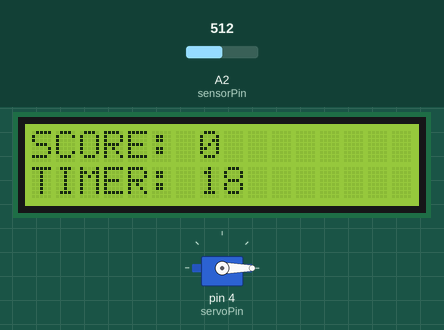
A sketch run on a simulated Arduino Uno, built with avr-gcc and run on an emulated ATmega328P. On the bench: 16×2 character LCD, servo. The test bench sets the inputs (shaded band); at power-on: A2 (sensorPin) = 512. What the sketch prints to the serial monitor is not drawn.

Above: at 4.3 s.
4.4 s: A2 (sensorPin) set to 888
6.6 s: A2 (sensorPin) set to 917
At 22.7 s:
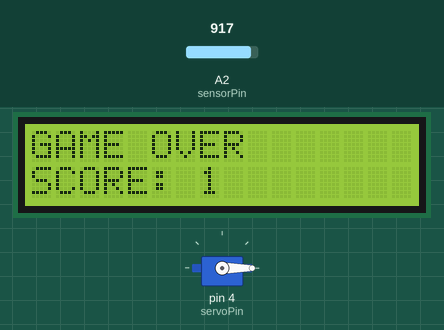
At 27.5 s:
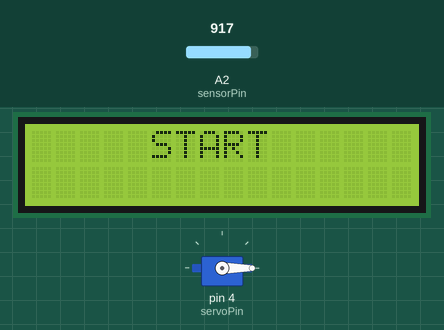
Timing chart, 0 to 29.0 s (numbered marks = the images above; inputs shaded):
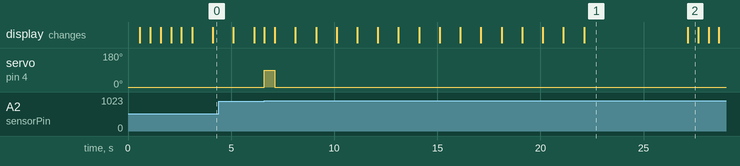

Measured:
- the behaviour switches between 900 and 901 on A2 (sensorPin) (found by bisection; images 0 and 1)
- after the input at 6.6 s, servo on pin 4 (servoPin): 0° → 90° at once, → 0° 0.50 s later
- what the display in image 1 shows lasts 5.0 s, from 22.1 s to 27.1 s
- what the display in image 2 shows lasts 0.5 s, from 27.1 s to 27.6 s

The sketch:

lasershooting_target.ino
```cpp
#include <LiquidCrystal.h> //mengontrol lcd
#include <Wire.h> //komunikasi I2C antara arduino dan LCD
#include <Servo.h> //mengontrol servo motor
#include <LiquidCrystal_I2C.h> //mengontrol lcd

LiquidCrystal_I2C lcd(0x27, 16, 2); // Inisialisasi LCD, alamat I2C 0x27, ukuran 16 karakter, dan 2 baris.
Servo myServo; // Membuat objek servo untuk mengontrol pergerakan motor servo

int servoPin = 4; // Pin untuk servo
int sensorPin = A2; // Pin untuk sensor LDR
int readingSensor = 0; //Untuk menyimpan nilai yang dibaca dari sensor LDR
int score = 0; //Untuk mencatat skor pemain
int timer = 20; //Untuk menghitung waktu permainan (10 detik)
unsigned long previousMillis = 0; //Untuk pembacaan sensor
unsigned long interval = 100; //Interval waktu (100 ms/0,1s) untuk pembaruan sensor
unsigned long lastTimerUpdate = 0; // Variabel untuk menghitung waktu timer
bool laserDetected = false; //Menandai apakah cahaya telah terdeteksi
int lightThreshold = 900; // cahaya dianggap terang di nilai 900)

void setup() {
  Serial.begin(9600); //Mengaktifkan komunikasi serial arduino dan perangkat dengan kecepatan 9600 baud rate standar

  // Inisialisasi LCD
  lcd.init(); //memulai lcd
  lcd.backlight(); //menyalakan lampu latar LCD
  lcd.clear(); //menghapus semua tampilan di LCD

  displayStartMessage(); // Menampilkan "START" sebelum permainan dimulai

  lcd.setCursor(0, 0); //menentukan posisi karakter di layar (kolom, baris))
  lcd.print("SCORE: 0");
  lcd.setCursor(0, 1); //menampilkan teks atau angka di layar
  lcd.print("TIMER: 20");

  // Inisialisasi servo
  myServo.attach(servoPin); //menentukan pin servo
  myServo.write(0); // mengatur ke posisi awal servo di 0 derajat
}

void loop() {
  unsigned long currentMillis = millis(); //melacak waktu saat ini dalam milidetik

  // membaca nilai sensor
  if (currentMillis - previousMillis >= interval) {
    readingSensor = analogRead(sensorPin); //Baca nilai sensor:
    previousMillis = currentMillis; //Update waktu terakhir:
    Serial.println(readingSensor); //cetak hasil

    // Periksa jika cahaya melebihi ambang batas dan hanya tambah skor sekali
    if (readingSensor > lightThreshold && !laserDetected) {
      laserDetected = true; //menandai cahaya sebagai sdh terdeteksi
      score++; //skor bertambah
      lcd.setCursor(7, 0);
      lcd.print(score); //cetak

      // Gerakkan servo ke 90 derajat dan kembali ke 0 derajat
      myServo.write(90); //servo ke 90 derajat
      delay(500); //tunggu selama 500ms
      myServo.write(0); //servo kembali ke 0 derajat atau posisi awal
    } else if (readingSensor <= lightThreshold) {
      laserDetected = false; //mengatur ulang status, karena setiap deteksi cahaya hanya menghasilkan 1 gerakan servo dan peningkatan skor
    }
  }

  // Perbarui timer
  Countdowntimer(currentMillis);

  // Periksa kondisi menang atau kalah
  if (timer == 0) {
    checkWinOrLose();
  }
}

void Countdowntimer(unsigned long currentMillis) {
  if (currentMillis - lastTimerUpdate >= 1000) {
    lastTimerUpdate = currentMillis; //Menentukan kapan timer harus diperbarui (setiap detik)
    timer--;
    lcd.setCursor(7, 1);
    lcd.print("   "); // Hapus angka sebelumnya
    lcd.setCursor(7, 1);
    lcd.print(timer);
  }
}

void checkWinOrLose() {
  lcd.clear();
  if (score >= 10) { // Kondisi menang jika skor di atas atau sama dengan 10
    lcd.setCursor(0, 0);
    lcd.print("YOU WIN!");
    lcd.setCursor(0, 1);
    lcd.print("SCORE: ");
    lcd.print(score);
  } else { // Kondisi kalah jika waktu habis
    lcd.setCursor(0, 0);
    lcd.print("GAME OVER");
    lcd.setCursor(0, 1);
    lcd.print("SCORE: ");
    lcd.print(score);
  }
  delay(5000); // Tampilkan pesan selama 5 detik

  resetGame();
}

void resetGame() {
  score = 0;
  timer = 20;
  lcd.clear();
  displayStartMessage(); // Menampilkan "START" sebelum permainan dimulai kembali
  lcd.setCursor(0, 0);
  lcd.print("SCORE: 0");
  lcd.setCursor(0, 1);
  lcd.print("TIMER: 20");
}

void displayStartMessage() {
  for (int i = 0; i < 3; i++) { //perulangan 3 kali
    lcd.setCursor(5, 0); // Menampilkan teks di tengah layar
    lcd.print("START");
    delay(500);
    lcd.clear();
    delay(500);
  }
}
```
